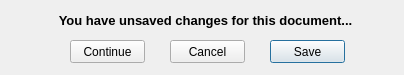
<?xml version="1.0" encoding="UTF-8"?>
<ui version="4.0">
 <class>SaveChangesDialog</class>
 <widget class="QDialog" name="SaveChangesDialog">
  <property name="geometry">
   <rect>
    <x>0</x>
    <y>0</y>
    <width>404</width>
    <height>75</height>
   </rect>
  </property>
  <property name="windowTitle">
   <string>Save Changes</string>
  </property>
  <property name="modal">
   <bool>true</bool>
  </property>
  <widget class="QPushButton" name="SaveButton">
   <property name="geometry">
    <rect>
     <x>270</x>
     <y>40</y>
     <width>75</width>
     <height>23</height>
    </rect>
   </property>
   <property name="text">
    <string>Save</string>
   </property>
  </widget>
  <widget class="QPushButton" name="CancelButton">
   <property name="geometry">
    <rect>
     <x>170</x>
     <y>40</y>
     <width>75</width>
     <height>23</height>
    </rect>
   </property>
   <property name="text">
    <string>Cancel</string>
   </property>
  </widget>
  <widget class="QPushButton" name="ContinueButton">
   <property name="geometry">
    <rect>
     <x>70</x>
     <y>40</y>
     <width>75</width>
     <height>23</height>
    </rect>
   </property>
   <property name="text">
    <string>Continue</string>
   </property>
  </widget>
  <widget class="QLabel" name="label">
   <property name="geometry">
    <rect>
     <x>10</x>
     <y>0</y>
     <width>391</width>
     <height>41</height>
    </rect>
   </property>
   <property name="text">
    <string>&lt;html&gt;&lt;head/&gt;&lt;body&gt;&lt;p align=&quot;center&quot;&gt;&lt;span style=&quot; font-size:10pt; font-weight:600;&quot;&gt;You have unsaved changes for this document...&lt;/span&gt;&lt;/p&gt;&lt;/body&gt;&lt;/html&gt;</string>
   </property>
  </widget>
  <zorder>label</zorder>
  <zorder>SaveButton</zorder>
  <zorder>CancelButton</zorder>
  <zorder>ContinueButton</zorder>
 </widget>
 <resources/>
 <connections>
  <connection>
   <sender>CancelButton</sender>
   <signal>clicked()</signal>
   <receiver>SaveChangesDialog</receiver>
   <slot>OnCancelButton()</slot>
   <hints>
    <hint type="sourcelabel">
     <x>207</x>
     <y>51</y>
    </hint>
    <hint type="destinationlabel">
     <x>201</x>
     <y>37</y>
    </hint>
   </hints>
  </connection>
  <connection>
   <sender>ContinueButton</sender>
   <signal>clicked()</signal>
   <receiver>SaveChangesDialog</receiver>
   <slot>OnContinueButton()</slot>
   <hints>
    <hint type="sourcelabel">
     <x>107</x>
     <y>51</y>
    </hint>
    <hint type="destinationlabel">
     <x>201</x>
     <y>37</y>
    </hint>
   </hints>
  </connection>
  <connection>
   <sender>SaveButton</sender>
   <signal>clicked()</signal>
   <receiver>SaveChangesDialog</receiver>
   <slot>OnSaveButton()</slot>
   <hints>
    <hint type="sourcelabel">
     <x>307</x>
     <y>51</y>
    </hint>
    <hint type="destinationlabel">
     <x>201</x>
     <y>37</y>
    </hint>
   </hints>
  </connection>
 </connections>
 <slots>
  <slot>OnSaveButton()</slot>
  <slot>OnCancelButton()</slot>
  <slot>OnContinueButton()</slot>
 </slots>
</ui>
